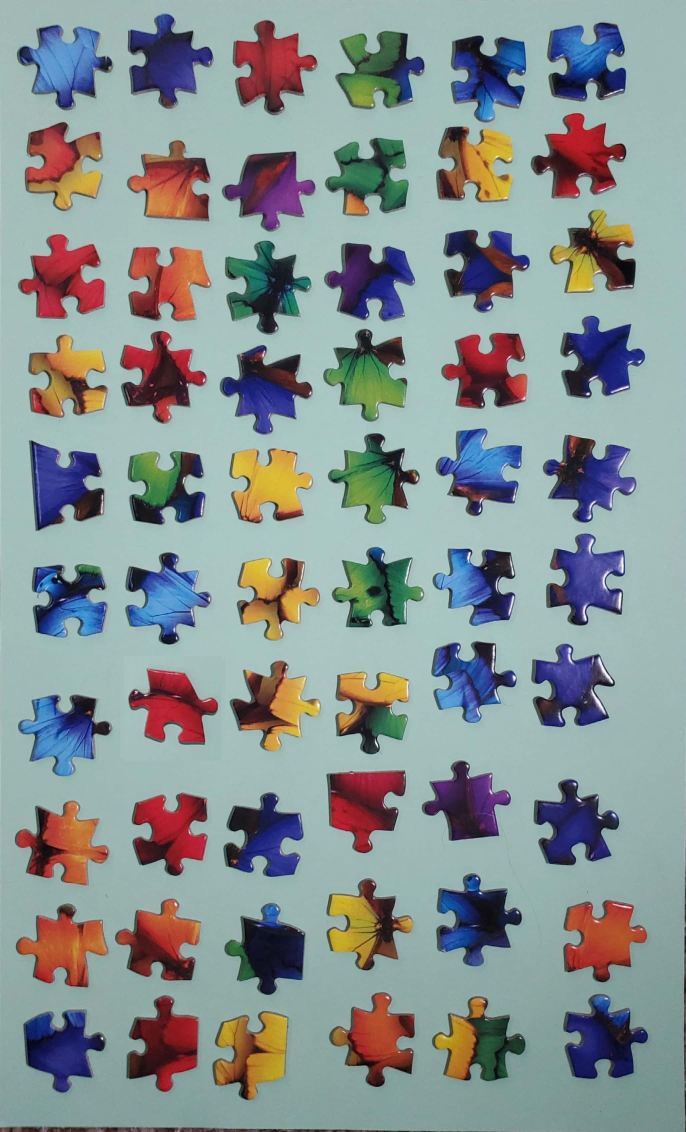
#> input picture input/butterfly_01.jpg, 2056 x 3396 px, given in place of patches01.png, which was not available (shown at 1/3 size)
$ python pieceCollection.py   (older library calls are emulated)
#> lines starting #> are read from the running program, lines starting #| are printed output that depends on the picture; after the words box and inside, x2 and y2 are one past the last pixel; in counts of white or black regions, pixels touching at a corner belong together; pictures that were not available may be replaced by others from this repository, and a replacement may not be noted
from scipy import stats
import cv2
import numpy as np
import math
import random

from piece import Piece
'''
The PieceCollection class stores all pieces. Includes functions to show the pieces
in order to make sure all the things are calculated correctly.
'''
class PieceCollection:
    def __init__(self, settings=[10, 50, 50, 12, 20, 32]):
        self.images = [] # images passed to the collection
        self.pieces = [] # pieces stored in the collection
        self.num_pieces_arr = [] # num pieces per image
        self.num_pieces_total = 0
        self.settings = settings

    '''
    Adds the pieces found in the image (filename) to the collection
    '''
    def addPieces(self, filename, num_pieces, color_spec="HSV"):
#> called with filename = 'input/patches01.png', num_pieces = 42, color_spec = 'HSV'
        image = cv2.imread(filename)
#> image is the input picture: shape (3396, 2056, 3); mean B, G, R 145.8, 145.9, 135
        h, w, _ = image.shape
#> h = 3396; w = 2056
        print(image.shape)
#| (3396, 2056, 3)

        # finds the contours and the labels for the pieces in the image
        contours = getContours(image, num_pieces, self.settings[:3], color_spec=color_spec)
        # image_glare_removed = removeGlare(contours, image)

        labels = getLabels(contours, len(self.images) + 1)
        # adds piece objects for each pair to the array of pieces
        for i, contour in enumerate(contours):
            label = labels[i]
            self.pieces.append(Piece(label, len(self.pieces), image, contour, self.settings[3:]))

        # adds the values to the arrays, total
        self.images.append(image)
        self.num_pieces_arr.append(num_pieces)
        self.num_pieces_total += num_pieces

    '''
    Saves images of each of the metrics for the pieces
    '''
    # [30 lines left out: function getAllPiecesImage, not called in this run]

    '''
    shows all the pieces
    '''
    # [58 lines left out: functions showPieceImages, drawPieces, showLabels, not called in this run]

'''
Calculates the contours for the pieces on the image
'''
def getContours(image, num_pieces, settings, color_spec="HSV"):
#> called with num_pieces = 42, color_spec = 'HSV'
    color_range = settings
    # convert the image to the given color spectrum
    if color_spec == "HSV":
        image_hsv = cv2.cvtColor(image, cv2.COLOR_BGR2HSV)
#> image_hsv: shape (3396, 2056, 3); mean H, S, V 88.1, 73.5, 163
    elif color_spec == "LAB":
        image_hsv = cv2.cvtColor(image, cv2.COLOR_BGR2LAB)
    else:
        image_hsv = image.copy()

    # reshape image into just 3 by num pixels list of the colors
    colors = image_hsv.reshape(-1, 3)
    colors = 5 * np.around(colors / 5)
    # find the most common color in that list
    background = stats.mode(colors)[0][0]
#> background = 85

    #make a mask based on the most common color
    mins = background - np.array(color_range)
#> mins = [55, 35, 35]
    maxs = background + np.array(color_range)
#> maxs = [115, 135, 135]
    mask = cv2.inRange(image_hsv, mins, maxs)
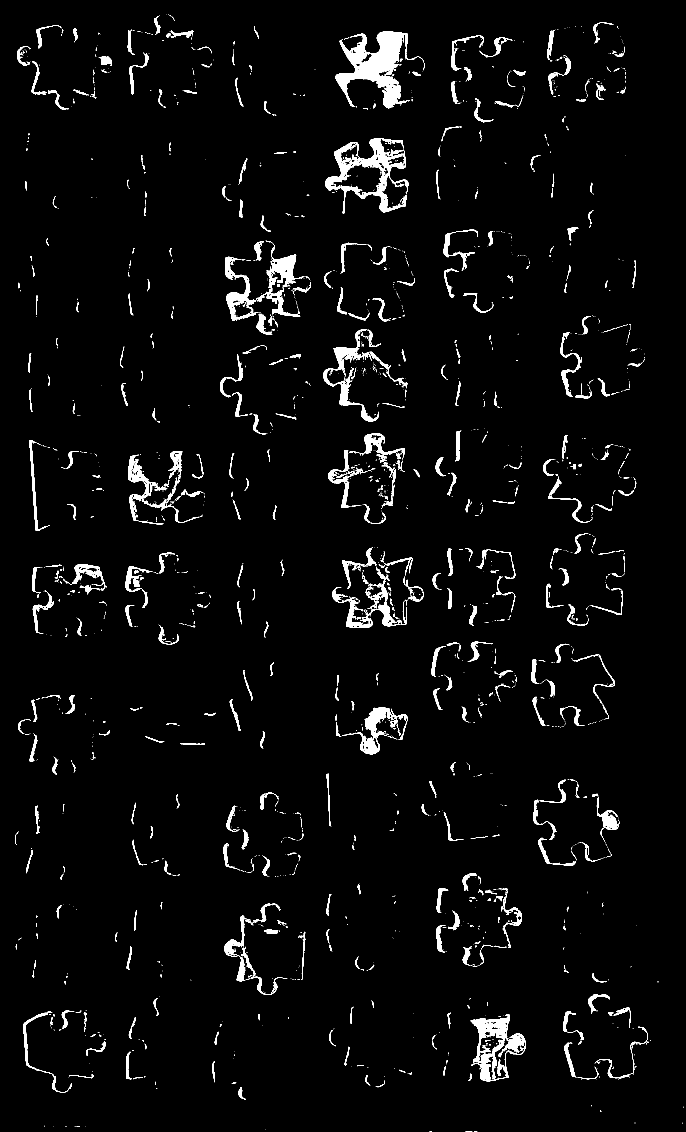
#> mask: shape (3396, 2056) (shown at 1/3 size); 3.2% white; 2357 white regions (1776 under 20 px), largest, box (x1, y1, x2, y2) and area: (1006, 93, 1272, 325) 21939, (975, 414, 1226, 641) 14762, (1412, 3043, 1578, 3244) 11242

    # erode the mask
    kernel = cv2.getStructuringElement(cv2.MORPH_ELLIPSE, (5,5))

    mask = cv2.erode(mask, kernel, iterations=1)
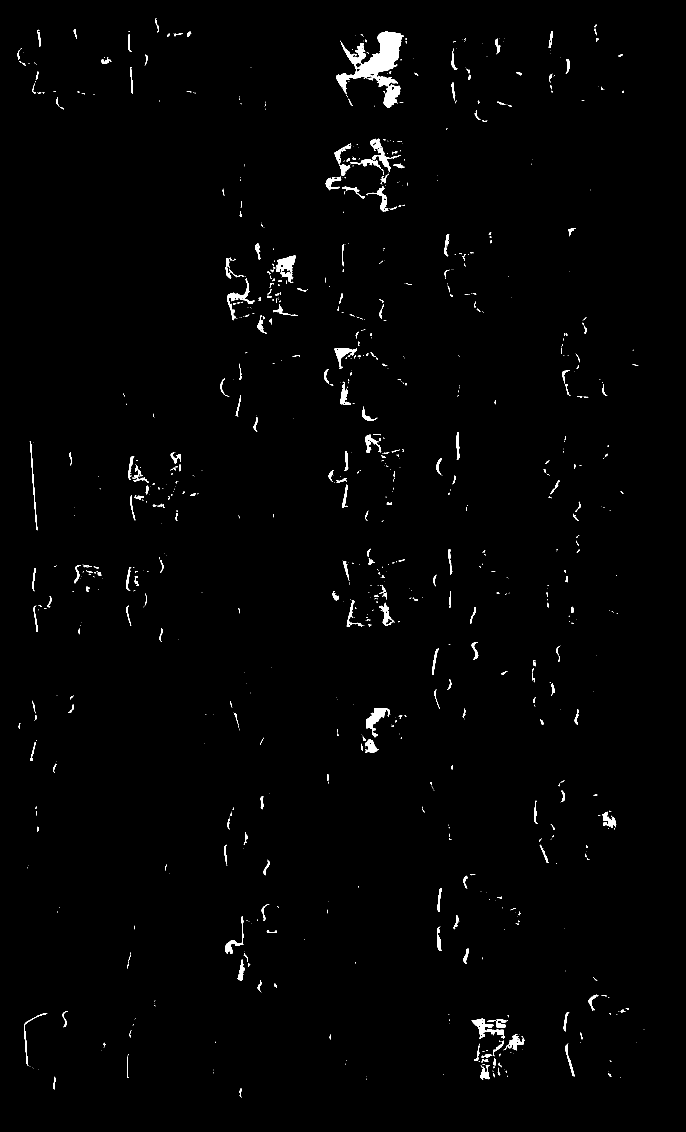
#> mask: shape (3396, 2056) (shown at 1/3 size); 1.1% white; 968 white regions (653 under 20 px)

    # fill the holes in the mask
    mask_contours, hierarchies = cv2.findContours(cv2.bitwise_not(mask), cv2.RETR_TREE, cv2.CHAIN_APPROX_NONE)
#> mask_contours = 1282 contours, 870 with area under 20; largest, box (x1, y1, x2, y2) and area: (0, 0, 2056, 3396) 6976725, (1007, 94, 1211, 324) 17160, (1050, 415, 1203, 517) 3019, (827, 765, 887, 849) 2756, (1097, 2124, 1172, 2213) 2357
    mask_contours = [mask_contours[i] for i in range(len(mask_contours)) if hierarchies[0][i][3] < 0]
#> mask_contours = 1 contour; box (x1, y1, x2, y2) and area: (0, 0, 2056, 3396) 6976725
    mask_contours = sorted(mask_contours, key=cv2.contourArea, reverse=True)
    mask_contours = mask_contours[:num_pieces+1]

    mask_new = np.full_like(mask, 255)

    mask = cv2.drawContours(mask_new, mask_contours, -1, color=0, thickness=-1)
#> mask: shape (3396, 2056); every value is 0

    kernel = cv2.getStructuringElement(cv2.MORPH_ELLIPSE, (3,3))

    # dilate the mask
    mask = cv2.dilate(mask, kernel, iterations=5)

    #find contours in the mask
    contours, _ = cv2.findContours(mask, cv2.RETR_TREE, cv2.CHAIN_APPROX_NONE)
#> contours = []

    # sort the contours by area, choose the biggest ones for the pieces
    # note that the largest contour is just the entire board
    contours = sorted(contours, key=cv2.contourArea, reverse=True)
    contours = contours[1:num_pieces+1]

    return contours

def getLabels(contours, image_num):
#> called with image_num = 1
    labels = []
    for i, contour in enumerate(contours):
        labels.append(f'{image_num}: {i}')
#> this loop made 0 passes
#> after the loop, labels = []
    return labels
if __name__ == '__main__':

    # [153 lines of commented-out code are left out]

    collection = PieceCollection(settings=[30, 50, 50, 10, 20, 64])
    collection.addPieces('input/patches01.png', 42)
    collection.addPieces('input/patches02.png', 48)
#> call 2 of addPieces, with filename = 'input/patches02.png', num_pieces = 48, color_spec = 'HSV'
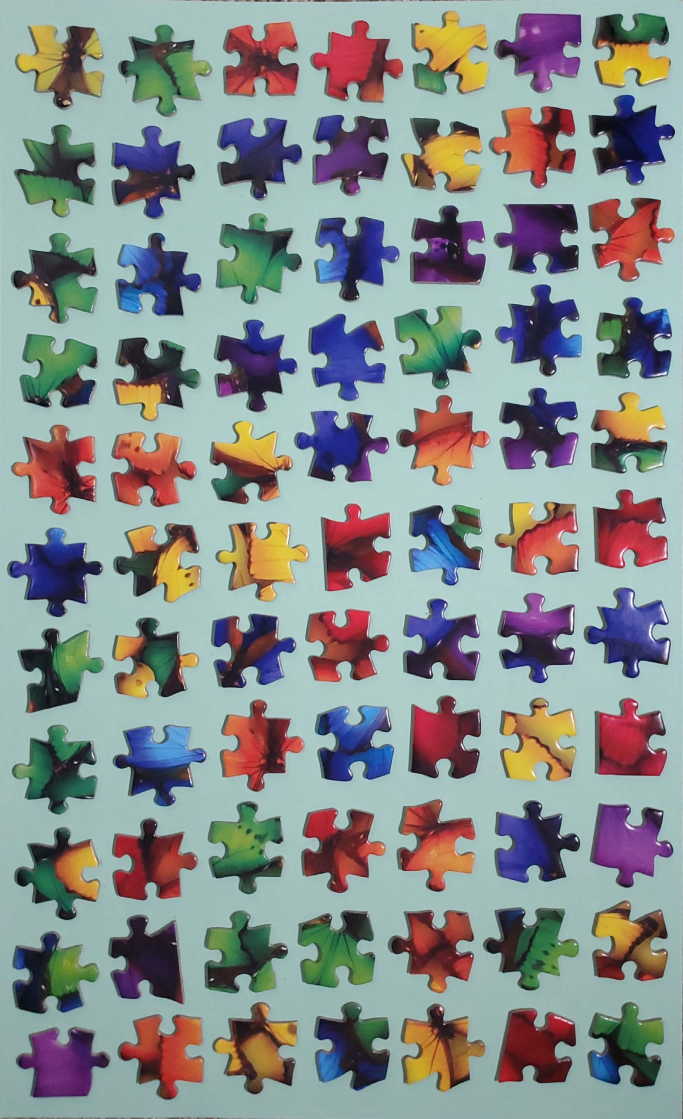
#> input picture input/butterfly_02.jpg, 2048 x 3356 px, given in place of patches02.png, which was not available (shown at 1/3 size)
#> in addPieces, image is the input picture: shape (3356, 2048, 3); mean B, G, R 141.6, 142.8, 135.4
#| (3356, 2048, 3)
#> call 2 of getContours, with num_pieces = 48, color_spec = 'HSV'
#> in getContours (call 2), `image_hsv = cv2.cvtColor(image, cv2.COLOR_BGR2HSV)`: image_hsv: shape (3356, 2048, 3); mean H, S, V 88.1, 78.7, 162.5
#> in getContours (call 2), `mask = cv2.inRange(image_hsv, mins, maxs)`:
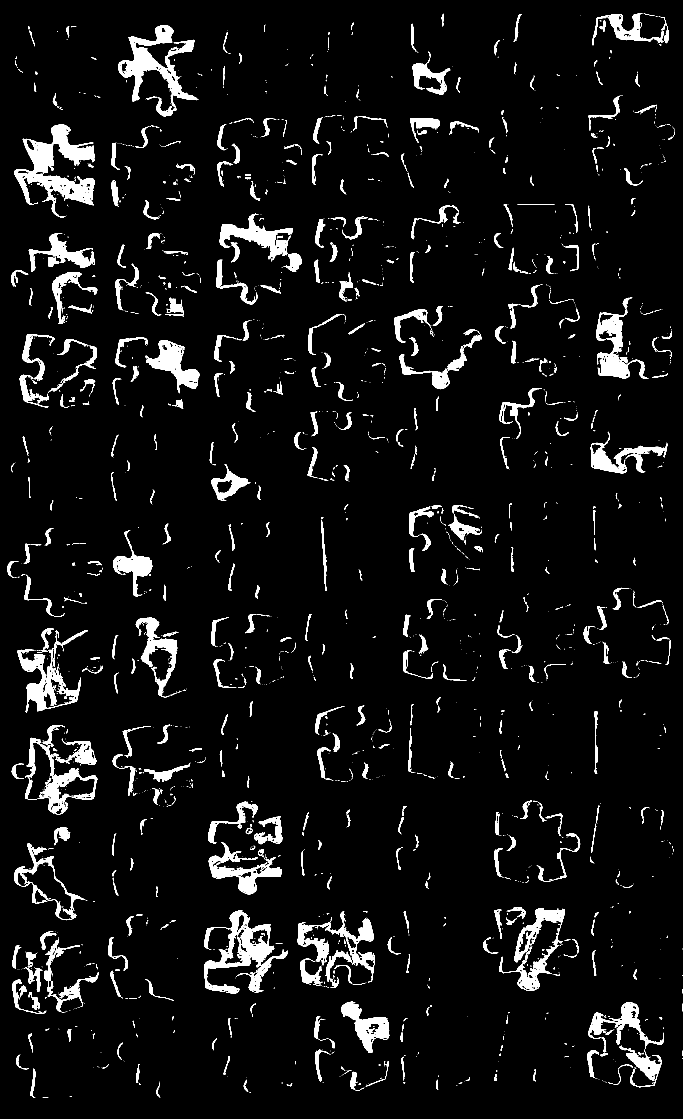
#> mask: shape (3356, 2048) (shown at 1/3 size); 5.8% white; 2498 white regions (1843 under 20 px), largest, box (x1, y1, x2, y2) and area: (42, 374, 285, 653) 23588, (354, 75, 595, 350) 17471, (613, 2732, 824, 2980) 14438
#> in getContours (call 2), `mask = cv2.erode(mask, kernel, iterations=1)`:
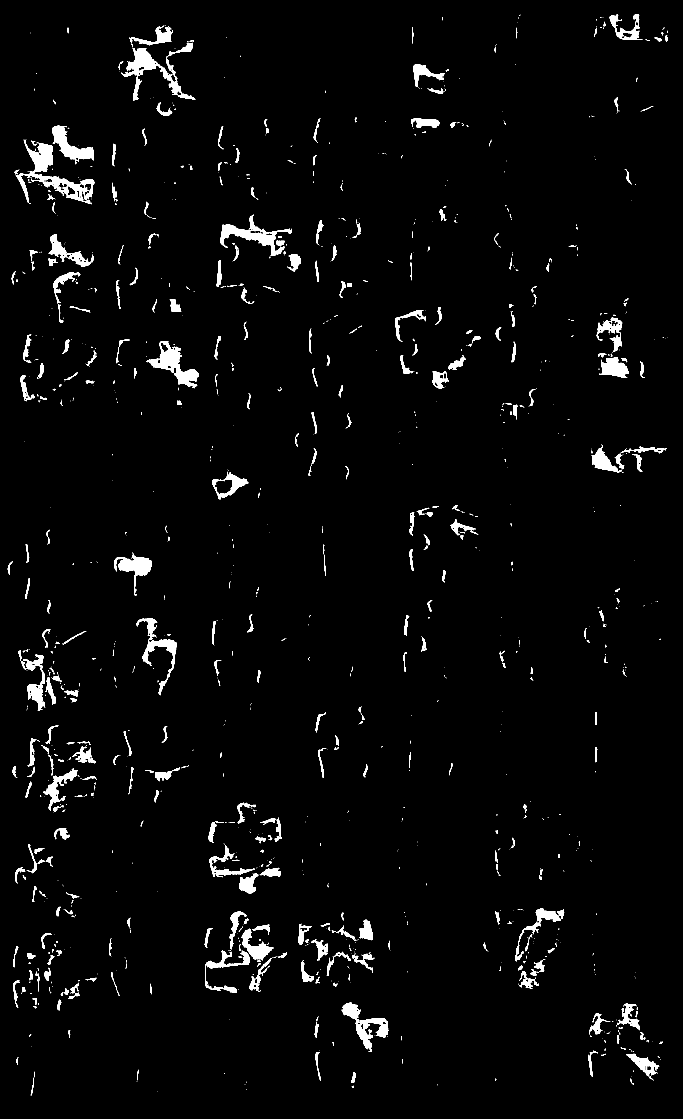
#> mask: shape (3356, 2048) (shown at 1/3 size); 2.7% white; 1220 white regions (798 under 20 px)
#> in getContours (call 2), `mask_contours, hierarchies = cv2.findContours(cv2.bitwise_not(mask), c..`: mask_contours = 1619 contours, 1065 with area under 20; largest, box (x1, y1, x2, y2) and area: (0, 0, 2048, 3356) 6867685, (46, 418, 284, 614) 12810, (362, 127, 588, 303) 9195, (439, 1022, 597, 1166) 7903, (660, 643, 877, 769) 7402
#> in getContours (call 2), `mask_contours = [mask_contours[i] for i in range(len(mask_contours)) i..`: mask_contours = 1 contour; box (x1, y1, x2, y2) and area: (0, 0, 2048, 3356) 6867685
#> in getContours (call 2), `mask = cv2.drawContours(mask_new, mask_contours, -1, color=0, thicknes..`: mask: shape (3356, 2048); every value is 0
    collection.addPieces('input/patches03.png', 47)
#| (3356, 2048, 3)
#> in getContours (call 3), `mask_contours, hierarchies = cv2.findContours(cv2.bitwise_not(mask), c..`: mask_contours = 1619 contours, 1065 with area under 20; largest, box (x1, y1, x2, y2) and area: (0, 0, 2048, 3356) 6867685, (46, 418, 284, 614) 12810, (362, 127, 588, 303) 9195, (439, 1022, 597, 1166) 7903, (660, 643, 877, 769) 7402
#> in getContours (call 3), `mask_contours = [mask_contours[i] for i in range(len(mask_contours)) i..`: mask_contours = 1 contour; box (x1, y1, x2, y2) and area: (0, 0, 2048, 3356) 6867685
    collection.addPieces('input/patches04.png', 48)
#> (the run stopped early here; a loop or call above may not have finished)
